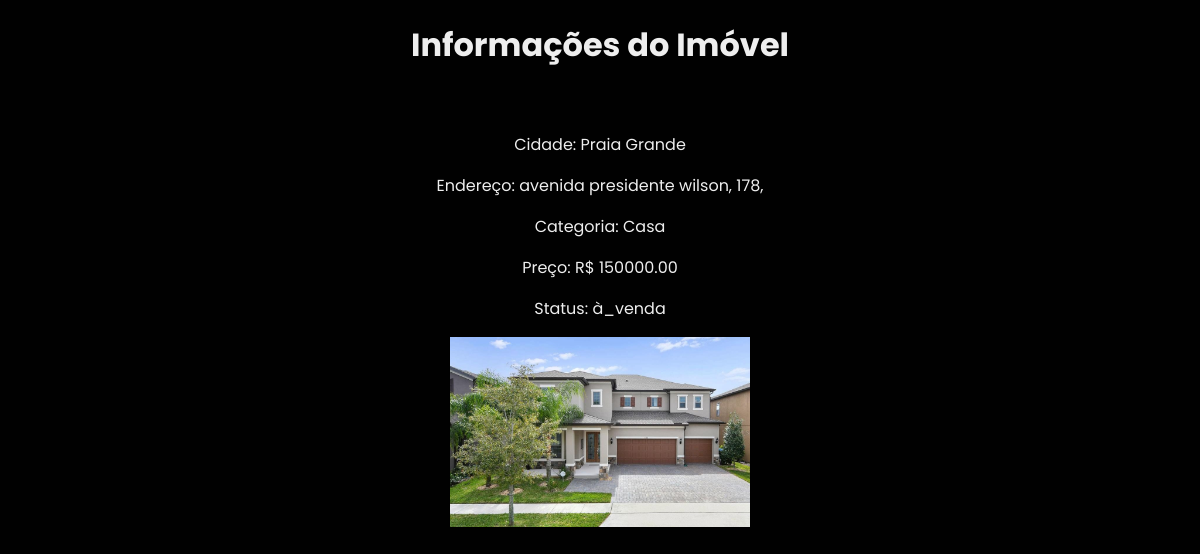
Screenshot of /arquivos/property.php?id=1 with the database file from the repository.
### tables this page shows
CREATE TABLE `imoveis` (
  `id` int(20) NOT NULL,
  `cidade` varchar(100) NOT NULL,
  `endereco` varchar(255) NOT NULL,
  `categoria` varchar(50) DEFAULT NULL,
  `preco` decimal(10,2) NOT NULL,
  `nome_vendedor` varchar(255) NOT NULL,
  `telefone_vendedor` varchar(20) NOT NULL,
  `email_vendedor` varchar(255) NOT NULL,
  `status` varchar(30) DEFAULT NULL,
  `foto` varchar(255) NOT NULL,
  `descricao` varchar(255) DEFAULT NULL
);

### arquivos/property.php (the view, shortened to what this page needs)
<!DOCTYPE html>
<html lang="en">
<head>
    <link rel="stylesheet" href="style.css">
</head>
<body>
    <div class="container">
        <?php
        if(isset($_GET['id'])) {
            $imovel_id = $_GET['id'];
            $dbHost = "localhost";
            $dbName = "fastimoveis";
            $dbUser = "root";
            $dbPass = "";
            try {
                $conn = new PDO("mysql:host=$dbHost;dbname=$dbName", $dbUser, $dbPass);
                $conn->setAttribute(PDO::ATTR_ERRMODE, PDO::ERRMODE_EXCEPTION);
                $stmt = $conn->prepare("SELECT * FROM imoveis WHERE id = ?");
                $stmt->execute([$imovel_id]);
                if($stmt->rowCount() > 0) {
                    $imovel = $stmt->fetch(PDO::FETCH_ASSOC);
                    echo "<center><h1>Informações do Imóvel</h1></center>";
                    echo "<br>";
                    echo "<center><p>Cidade: {$imovel['cidade']}</p></center>";
                    echo "<center><p>Endereço: {$imovel['endereco']}</p></center>";
                    echo "<center><p>Categoria: {$imovel['categoria']}</p></center>";
                    echo "<center><p>Preço: R$ {$imovel['preco']}</p></center>";
                    echo "<center><p>Status: {$imovel['status']}</p></center>";
                    echo "<center><img src='../php/{$imovel['foto']}' alt='{$imovel['foto']}' width='300'></center>";
                } else {
                    echo "<p>Imóvel não encontrado.</p>";
                }
            } catch(PDOException $e) {
                echo "Erro: " . $e->getMessage();
            }
        } else {
            header("Location: index.html");
            exit();
        }
        ?>
    </div>
</body>
</html>

### arquivos/style.css (style rules this page uses)
body { font-family: Poppins; margin: 0; background-color: #010101; color: #eee; background-size: cover; background-position: center; }

### rows the page displays
imoveis: cidade "Praia Grande", endereco "avenida presidente wilson, 178,", categoria "Casa", preco "150000.00", status "à_venda", foto (picture)
